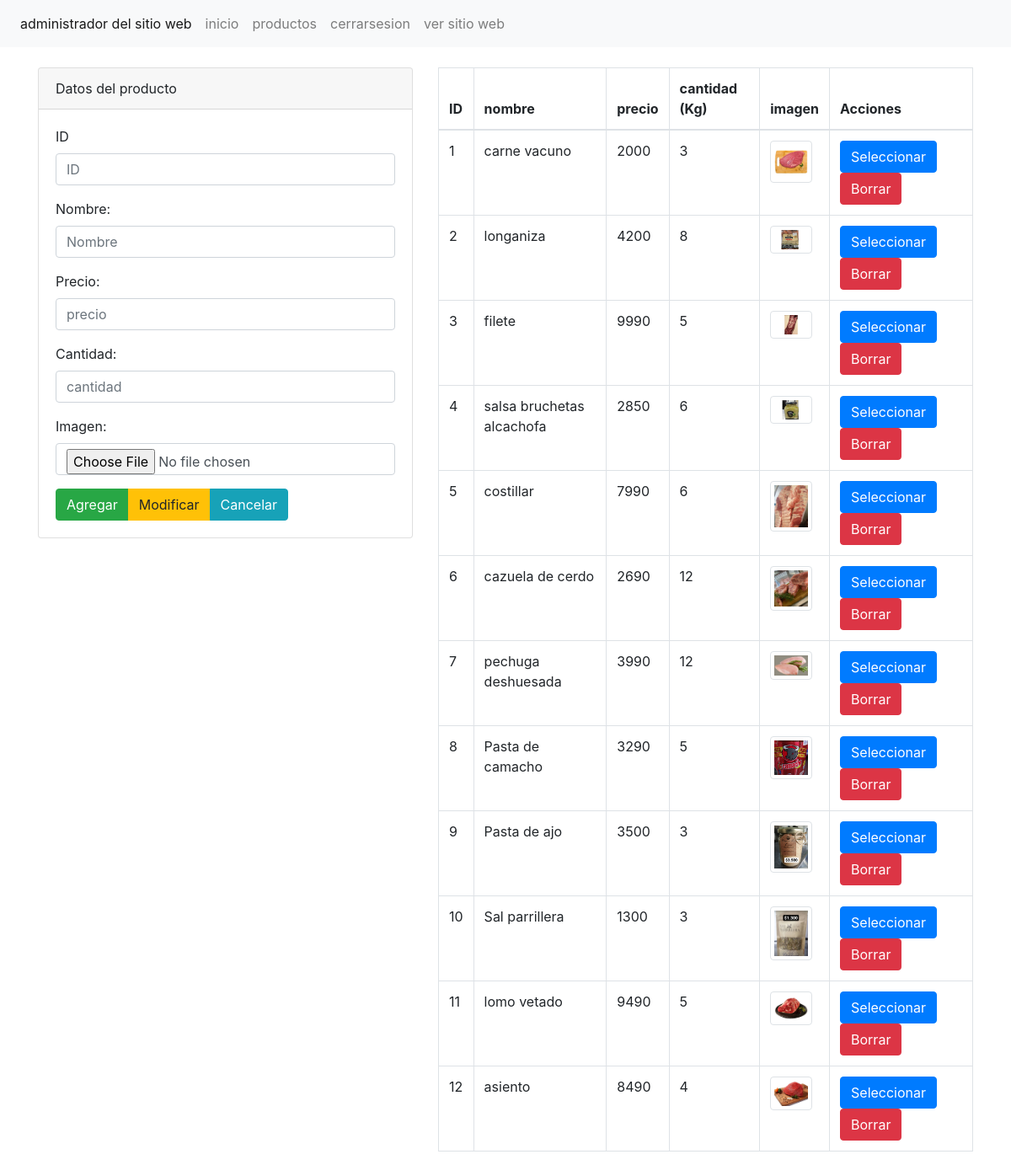
The page /sitioweb/administrador/seccion/productos.php (signed in) on the database its author committed.
### tables this page shows
CREATE TABLE `libros` (
  `id` int(11) NOT NULL,
  `nombre` varchar(255) NOT NULL,
  `precio` int(255) NOT NULL,
  `cantidad` int(255) NOT NULL,
  `imagen` varchar(1000) NOT NULL
);

### sitioweb/administrador/seccion/productos.php (the view, shortened to what this page needs)
<?php include("../template/cabecera.php");?>
<?php
 $txtID=(isset($_POST['txtID']))?$_POST['txtID']:"";
 $txtNombre=(isset($_POST['txtNombre']))?$_POST['txtNombre']:"";
 $txtPrecio=(isset($_POST['txtPrecio']))?$_POST['txtPrecio']:"";
 $txtCantidad=(isset($_POST['txtCantidad']))?$_POST['txtCantidad']:"";
 include("../config/bd.php");
$sentenciaSQL=$conexion->prepare("SELECT * FROM libros");
$sentenciaSQL->execute();
$listaLibros=$sentenciaSQL->fetchAll(PDO::FETCH_ASSOC);
?>
<div class="col-md-5">
<div class="card">
    <div class="card-header">
        Datos del producto
    </div>
    <div class="card-body">
    <form method="POST" enctype="multipart/form-data" >
<div class = "form-group">
<label for="txtID">ID</label>
<input type="text" class="form-control" value="<?php echo $txtID; ?>"  name="txtID" id="txtID"  placeholder="ID">
</div>
<div class = "form-group">
<label for="txtID">Nombre:</label>
<input type="text" class="form-control" value="<?php echo $txtNombre; ?>"  name="txtNombre" id="txtNombre"  placeholder="Nombre">
</div>
<div class = "form-group">
<label for="txtID">Precio:</label>
<input type="text" class="form-control" value="<?php echo $txtPrecio; ?>"  name="txtPrecio" id="txtPrecio"  placeholder="precio">
</div>
<div class = "form-group">
<label for="txtID">Cantidad:</label>
<input type="text" class="form-control" value="<?php echo $txtCantidad; ?>"  name="txtCantidad" id="txtCantidad"  placeholder="cantidad">
</div>
<div class = "form-group">
<label for="txtID">Imagen:</label>
<br/>
<input type="file" class="form-control" name="txtImagen" id="txtImagen"  placeholder="Imagen">
</div>
<div class="btn-group" role="group" aria-label="">
    <button type="submit" name="accion" value="Agregar" class="btn btn-success">Agregar</button>
    <button type="submit" name="accion"  value="Modificar" class="btn btn-warning">Modificar</button>
    <button type="submit" name="accion"  value="Cancelar" class="btn btn-info">Cancelar</button>
</div>
</form>
    </div>
</div>
</div>
<div class="col-md-7">
    <table class="table table-bordered">
        <thead>
            <tr>
                <th>ID</th>
                <th>nombre</th>
                <th>precio</th>
                <th>cantidad (Kg)</th>
                <th>imagen</th>
                <th>Acciones</th>
            </tr>
        </thead>
        <tbody>
            <?php foreach($listaLibros as $libro) {?>
            <tr>
                <td><?php echo $libro['id'];?></td>
                <td><?php echo $libro['nombre'];?></td>
                <td><?php echo $libro['precio']; ?> </td>
                <td><?php echo $libro['cantidad'];?></td>
                <td>
                <img class="img-thumbnail rounded" src="../../image/<?php echo $libro['imagen'];?>"width="50" alt="" srcset="">
                </td>
                <td>
                   <form method ="post">
                    <input type="submit" name="accion" value="Seleccionar" class="btn btn-primary"/>
                    <input type="submit" name="accion" value="Borrar" class="btn btn-danger"/>
                </form>
                </td>
            </tr>
           <?php }?>
        </tbody>
    </table>
</div>
<?php include("../template/pie.php");?>

### rows shown on the page
libros: id "1", nombre "carne vacuno", precio "2000", cantidad "3", imagen (picture)
libros: id "2", nombre "longaniza", precio "4200", cantidad "8", imagen (picture)
libros: id "3", nombre "filete", precio "9990", cantidad "5", imagen (picture)
libros: id "4", nombre "salsa bruchetas alcachofa", precio "2850", cantidad "6", imagen (picture)
libros: id "5", nombre "costillar", precio "7990", cantidad "6", imagen (picture)
libros: id "6", nombre "cazuela de cerdo", precio "2690", cantidad "12", imagen (picture)
libros: id "7", nombre "pechuga deshuesada", precio "3990", cantidad "12", imagen (picture)
libros: id "8", nombre "Pasta de camacho", precio "3290", cantidad "5", imagen (picture)
libros: id "9", nombre "Pasta de ajo", precio "3500", cantidad "3", imagen (picture)
libros: id "10", nombre "Sal parrillera", precio "1300", cantidad "3", imagen (picture)
libros: id "11", nombre "lomo vetado", precio "9490", cantidad "5", imagen (picture)
libros: id "12", nombre "asiento", precio "8490", cantidad "4", imagen (picture)
